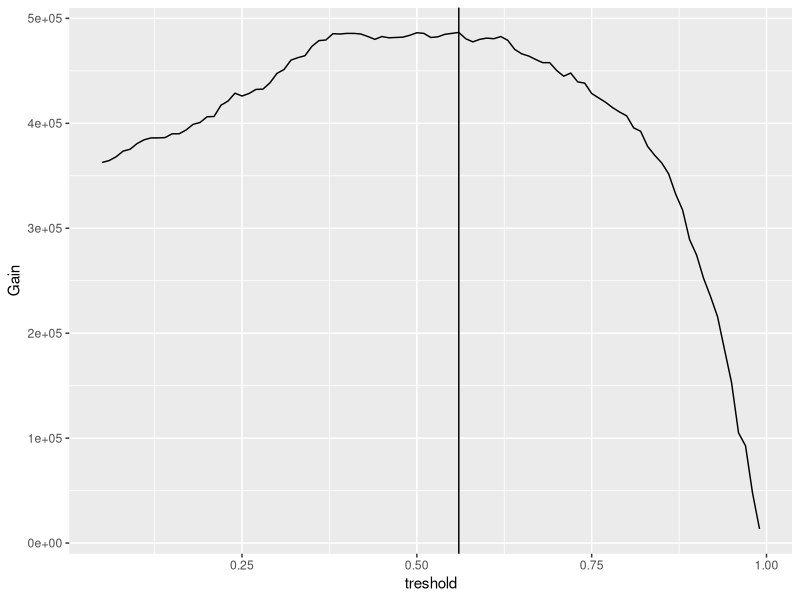

Here is the R script that generated this plot:

library(caret)
library(ggplot2)
data("GermanCredit")

t.c<-trainControl(method = "repeatedcv", number = 5, repeats = 1)
in.train<-createDataPartition(y=GermanCredit$Class,p=0.7, list = FALSE)
train.data<-GermanCredit[in.train,]

m1<-glm(formula = Class~., data = train.data, family = binomial(link = "logit"))
m1<-step(m1, direction  = "both")

predicted.train<-stats::predict(m1,train.data, type = "response")

data2cutoff<-as.data.frame(cbind(train.data$Class, predicted.train))
data2cutoff$real<-ifelse(data2cutoff$V1==2,1,0)
data2cutoff<-data2cutoff[,-1]


score<-round(seq(min(data2cutoff$predicted.train),max(data2cutoff$predicted.train),0.01),2) ## sekwencja score co 1 pkt
score<-seq(0.05,0.99,0.01)

summary(data2cutoff)

df.tresholds<-data.frame(treshold=score,
               TP=0,
               FP=0,
               TN=0,
               FN=0,
               ACC=0,
               Gain=0
               )

####################################
data2cutoff$pred.cut<-0
conf.matrix<-matrix(0,2,2)

LGD<-0.6 # czesc straconego kapitalu
profit<-0.5 # marza na udzielonej pozyczce
pozyczka<-3000 # wartosc kapitalu w udzielonej pozyczce
for (i in score ){
s<-i  

for (j in 1: ncol(data2cutoff)) {
  data2cutoff$pred.cut<-ifelse(data2cutoff$predicted.train<s,0,1)
  }
  conf.matrix<-matrix(0,2,2)
  conf.matrix<-table(data2cutoff$real, data2cutoff$pred.cut)
  df.tresholds[df.tresholds$treshold==i,"ACC"]<-sum(diag(conf.matrix))/sum(conf.matrix)
  df.tresholds[df.tresholds$treshold==i,"TP"]<-conf.matrix[2,2]
  df.tresholds[df.tresholds$treshold==i,"TN"]<-conf.matrix[1,1]
  df.tresholds[df.tresholds$treshold==i,"FP"]<-conf.matrix[1,2]
  df.tresholds[df.tresholds$treshold==i,"FN"]<-conf.matrix[2,1]
  df.tresholds[df.tresholds$treshold==i,"Gain"]<-(conf.matrix[2,2]*pozyczka*profit)-(conf.matrix[1,2]*pozyczka*LGD)
}

(cut.point<-df.tresholds[which.max(df.tresholds$Gain),"treshold"])

ggplot(data=df.tresholds, aes(x=treshold, y=Gain))+geom_line()+geom_vline(xintercept = cut.point)

